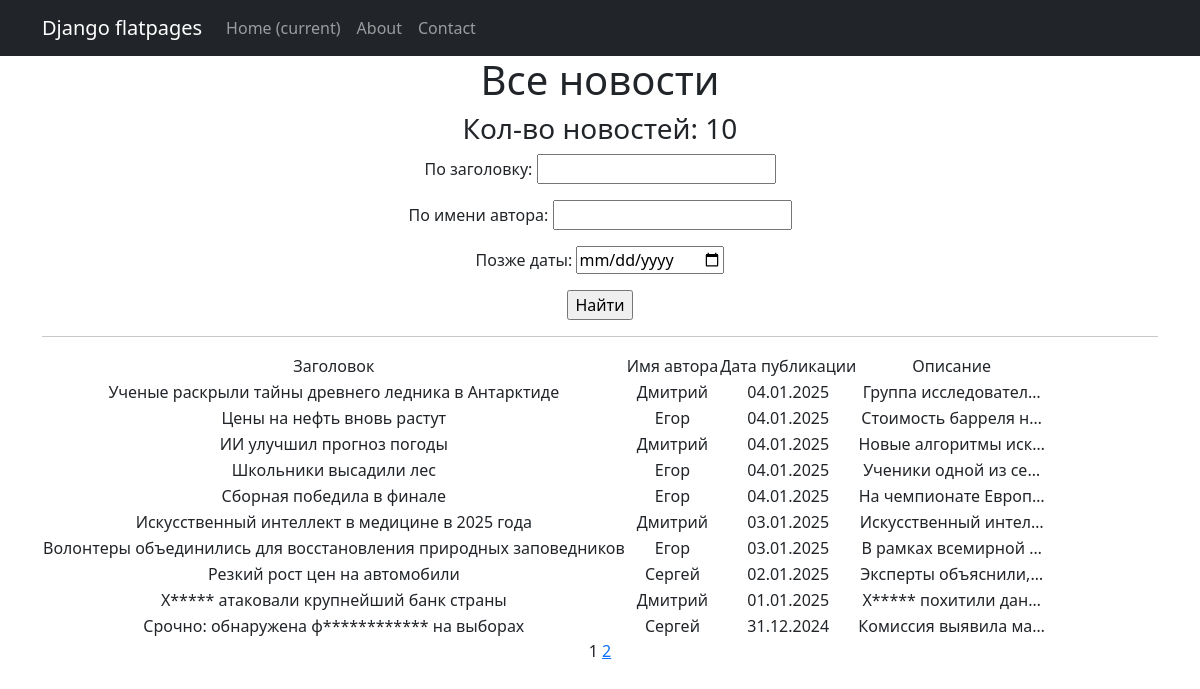
Page /news/search/ on the earlier database version.
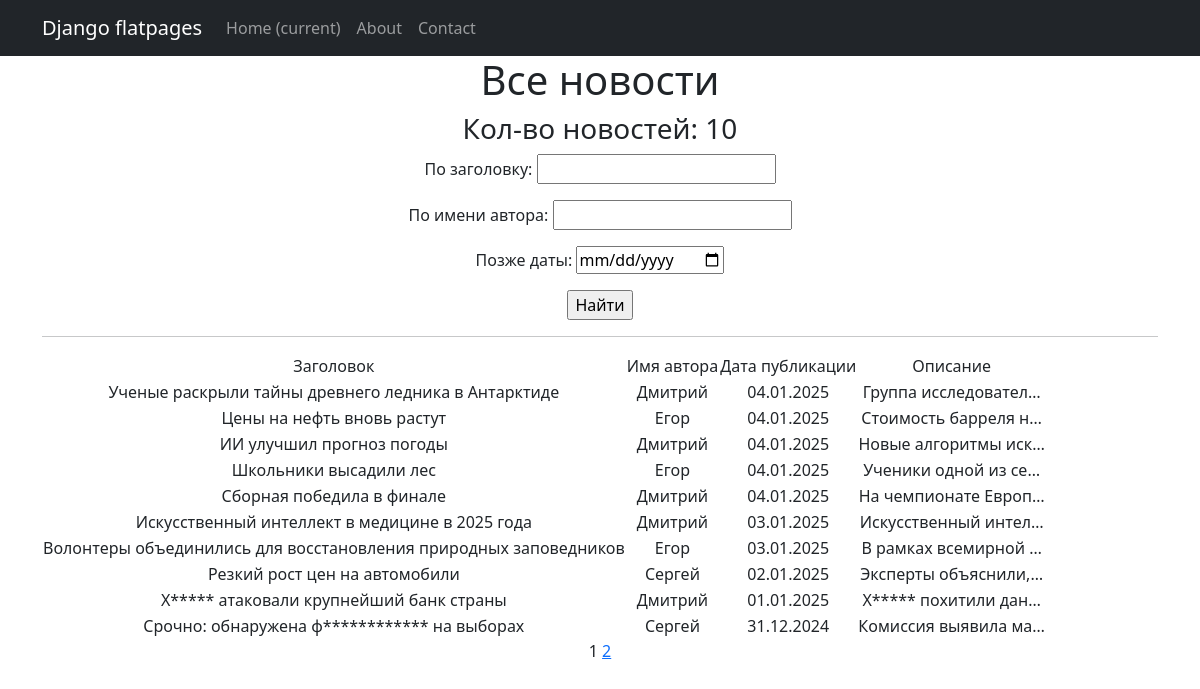
Same page on the later database version.
### models_app/models.py (models this page shows, shortened)
class Post(models.Model):
    ARTICLE = 'AR'
    NEWS = 'NW'
    POST_TYPE_CHOICES = [
        (ARTICLE, 'Article'),
        (NEWS, 'News'),
    ]
    author = models.ForeignKey(Author, on_delete=models.CASCADE, related_name='posts')
    post_type = models.CharField(max_length=2, choices=POST_TYPE_CHOICES, default=ARTICLE)
    created_at = models.DateTimeField(auto_now_add=True)
    categories = models.ManyToManyField(Category, related_name='posts')
    title = models.CharField(max_length=255)
    content = models.TextField()
    rating = models.IntegerField(default=0)

class Author(models.Model):
    user = models.OneToOneField(User, on_delete=models.CASCADE)
    rating = models.IntegerField(default=0)

### models_app/views.py (the view)
# urls.py: path('news/search/', NewsListSearch.as_view(), name='news_search'),
class NewsListSearch(ListView):
    model = Post
    template_name = 'news_list_search.html'
    context_object_name = 'news_list'
    paginate_by = 10
    def get_queryset(self):
        queryset = Post.objects.filter(post_type='NW').order_by('-created_at')
        self.filterset = NewsFilter(self.request.GET, queryset)
        return self.filterset.qs
    def get_context_data(self, **kwargs):
        context = super().get_context_data(**kwargs)
        context['filterset'] = self.filterset
        return context

### models_app/templatetags/custom_filters.py (called while the page is built)
@register.filter()
def censor(string):
    bad_words = ["убийство", "фальсификация", "хакеры"]
    if not isinstance(string, str):
        raise ValueError("Фильтр 'censor' можно применять только к строкам.")
    cleaned_string = ''.join(char for char in string if char.isalnum() or char.isspace()) #очистка строки от спец символов (!,$, и т.д.)
    words = cleaned_string.split()
    for word in words:
        if word.lower() in bad_words:
            censored_word = word[0] + "*" * (len(word) - 1)
            string = string.replace(word, censored_word)
    return string

@register.simple_tag(takes_context=True)
def url_replace(context, **kwargs):
   d = context['request'].GET.copy()
   for k, v in kwargs.items():
       d[k] = v
   return d.urlencode()

### templates/news_list_search.html (shortened to what this page needs)
{% extends 'flatpages/default.html' %}
{% load custom_filters %}
{% block content %}
<h1> Все новости </h1>
<h3> Кол-во новостей: {{ news_list|length }} </h3>
<form method="get">
    {{ filterset.form.as_p }}
    <input type="submit" value="Найти"/>
</form>
<hr>
{% if news_list %}
    <table>
           <tr>
               <td>Заголовок</td>
               <td>Имя автора</td>
               <td>Дата публикации</td>
               <td>Описание</td>
           </tr>
           {% for news in news_list %}
           <tr>
               <td>{{ news.title|censor }}</td>
               <td>{{ news.author.user.first_name }}</td>
               <td>{{ news.created_at|date:'d.m.Y' }}</td>
               <td>{{ news.content|censor|truncatechars:20 }}</td>
           </tr>
           {% endfor %}
       </table>
{% else %}
    <h2> Новостей нет! </h2>
{% endif %}
   {{ page_obj.number }}
   {% if page_obj.has_next %}
       <a href="?{% url_replace page=page_obj.next_page_number %}">{{ page_obj.next_page_number }}</a>
   {% endif %}
{% endblock content %}

Differences in the rows shown:
changed Post "Сборная победила в финале": author.user.first_name "Егор" → "Дмитрий"
